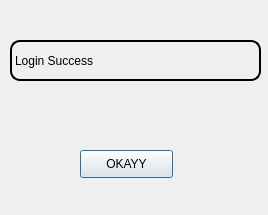
<?xml version="1.0" encoding="UTF-8"?>
<ui version="4.0">
 <class>Dialog</class>
 <widget class="QDialog" name="Dialog">
  <property name="geometry">
   <rect>
    <x>0</x>
    <y>0</y>
    <width>268</width>
    <height>215</height>
   </rect>
  </property>
  <property name="windowTitle">
   <string>Dialog</string>
  </property>
  <widget class="QLabel" name="infoLabel">
   <property name="geometry">
    <rect>
     <x>10</x>
     <y>40</y>
     <width>251</width>
     <height>41</height>
    </rect>
   </property>
   <property name="styleSheet">
    <string notr="true">font: 75 18pt &quot;Arial&quot;;
border: 2px solid;
border-radius: 10px;</string>
   </property>
   <property name="text">
    <string>Login Success</string>
   </property>
  </widget>
  <widget class="QPushButton" name="infoButton">
   <property name="geometry">
    <rect>
     <x>80</x>
     <y>150</y>
     <width>93</width>
     <height>28</height>
    </rect>
   </property>
   <property name="text">
    <string>OKAYY</string>
   </property>
  </widget>
 </widget>
 <resources/>
 <connections/>
</ui>
